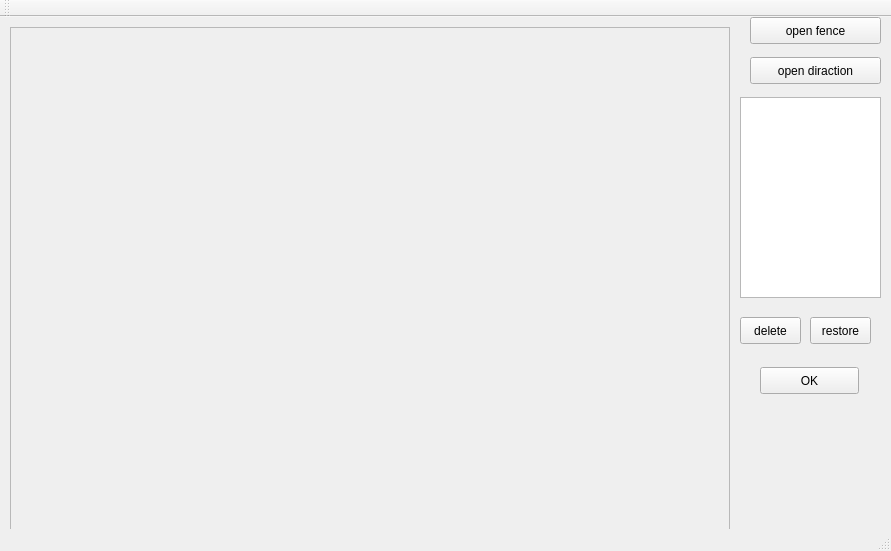
<?xml version="1.0" encoding="UTF-8"?>
<ui version="4.0">
 <class>MainWindow</class>
 <widget class="QMainWindow" name="MainWindow">
  <property name="geometry">
   <rect>
    <x>0</x>
    <y>0</y>
    <width>891</width>
    <height>551</height>
   </rect>
  </property>
  <property name="windowTitle">
   <string>MainWindow</string>
  </property>
  <widget class="QWidget" name="centralWidget">
   <widget class="QPushButton" name="pushButton">
    <property name="geometry">
     <rect>
      <x>750</x>
      <y>0</y>
      <width>131</width>
      <height>27</height>
     </rect>
    </property>
    <property name="text">
     <string>open fence</string>
    </property>
   </widget>
   <widget class="QFrame" name="frame">
    <property name="geometry">
     <rect>
      <x>10</x>
      <y>10</y>
      <width>720</width>
      <height>540</height>
     </rect>
    </property>
    <property name="minimumSize">
     <size>
      <width>720</width>
      <height>540</height>
     </size>
    </property>
    <property name="maximumSize">
     <size>
      <width>720</width>
      <height>540</height>
     </size>
    </property>
    <property name="frameShape">
     <enum>QFrame::StyledPanel</enum>
    </property>
    <property name="frameShadow">
     <enum>QFrame::Raised</enum>
    </property>
   </widget>
   <widget class="QListWidget" name="listWidget">
    <property name="geometry">
     <rect>
      <x>740</x>
      <y>80</y>
      <width>141</width>
      <height>201</height>
     </rect>
    </property>
   </widget>
   <widget class="QPushButton" name="pushButton_2">
    <property name="geometry">
     <rect>
      <x>740</x>
      <y>300</y>
      <width>61</width>
      <height>27</height>
     </rect>
    </property>
    <property name="text">
     <string>delete</string>
    </property>
   </widget>
   <widget class="QPushButton" name="pushButton_3">
    <property name="geometry">
     <rect>
      <x>810</x>
      <y>300</y>
      <width>61</width>
      <height>27</height>
     </rect>
    </property>
    <property name="text">
     <string>restore</string>
    </property>
   </widget>
   <widget class="QPushButton" name="pushButton_4">
    <property name="geometry">
     <rect>
      <x>760</x>
      <y>350</y>
      <width>99</width>
      <height>27</height>
     </rect>
    </property>
    <property name="text">
     <string>OK</string>
    </property>
   </widget>
   <widget class="QPushButton" name="pushButton_5">
    <property name="geometry">
     <rect>
      <x>750</x>
      <y>40</y>
      <width>131</width>
      <height>27</height>
     </rect>
    </property>
    <property name="text">
     <string>open diraction</string>
    </property>
   </widget>
  </widget>
  <widget class="QMenuBar" name="menuBar">
   <property name="geometry">
    <rect>
     <x>0</x>
     <y>0</y>
     <width>891</width>
     <height>25</height>
    </rect>
   </property>
  </widget>
  <widget class="QToolBar" name="mainToolBar">
   <attribute name="toolBarArea">
    <enum>TopToolBarArea</enum>
   </attribute>
   <attribute name="toolBarBreak">
    <bool>false</bool>
   </attribute>
  </widget>
  <widget class="QStatusBar" name="statusBar"/>
 </widget>
 <layoutdefault spacing="6" margin="11"/>
 <resources/>
 <connections/>
</ui>
